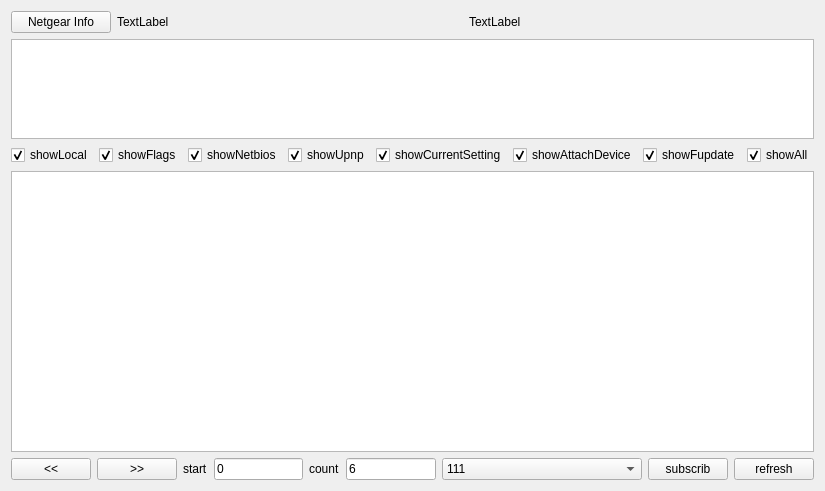
<?xml version="1.0" encoding="UTF-8"?>
<ui version="4.0">
 <class>TestTopologyForm</class>
 <widget class="QWidget" name="TestTopologyForm">
  <property name="geometry">
   <rect>
    <x>0</x>
    <y>0</y>
    <width>777</width>
    <height>491</height>
   </rect>
  </property>
  <property name="windowTitle">
   <string>Form</string>
  </property>
  <layout class="QVBoxLayout" name="verticalLayout">
   <item>
    <layout class="QHBoxLayout" name="horizontalLayout">
     <item>
      <widget class="QPushButton" name="but_netgearinfo">
       <property name="maximumSize">
        <size>
         <width>100</width>
         <height>16777215</height>
        </size>
       </property>
       <property name="text">
        <string>Netgear Info</string>
       </property>
      </widget>
     </item>
     <item>
      <widget class="QLabel" name="lab_count">
       <property name="text">
        <string>TextLabel</string>
       </property>
      </widget>
     </item>
     <item>
      <widget class="QLabel" name="lab_gateway">
       <property name="text">
        <string>TextLabel</string>
       </property>
      </widget>
     </item>
    </layout>
   </item>
   <item>
    <widget class="QTextBrowser" name="textBrowser">
     <property name="maximumSize">
      <size>
       <width>16777215</width>
       <height>100</height>
      </size>
     </property>
    </widget>
   </item>
   <item>
    <layout class="QHBoxLayout" name="horizontalLayout_3">
     <item>
      <widget class="QCheckBox" name="checkBox_local">
       <property name="text">
        <string>showLocal</string>
       </property>
       <property name="checked">
        <bool>true</bool>
       </property>
      </widget>
     </item>
     <item>
      <widget class="QCheckBox" name="checkBox_flags">
       <property name="text">
        <string>showFlags</string>
       </property>
       <property name="checked">
        <bool>true</bool>
       </property>
      </widget>
     </item>
     <item>
      <widget class="QCheckBox" name="checkBox_netbios">
       <property name="text">
        <string>showNetbios</string>
       </property>
       <property name="checked">
        <bool>true</bool>
       </property>
      </widget>
     </item>
     <item>
      <widget class="QCheckBox" name="checkBox_upnp">
       <property name="text">
        <string>showUpnp</string>
       </property>
       <property name="checked">
        <bool>true</bool>
       </property>
      </widget>
     </item>
     <item>
      <widget class="QCheckBox" name="checkBox_currentsetting">
       <property name="text">
        <string>showCurrentSetting</string>
       </property>
       <property name="checked">
        <bool>true</bool>
       </property>
      </widget>
     </item>
     <item>
      <widget class="QCheckBox" name="checkBox_attachdevice">
       <property name="text">
        <string>showAttachDevice</string>
       </property>
       <property name="checked">
        <bool>true</bool>
       </property>
      </widget>
     </item>
     <item>
      <spacer name="horizontalSpacer">
       <property name="orientation">
        <enum>Qt::Horizontal</enum>
       </property>
       <property name="sizeHint" stdset="0">
        <size>
         <width>40</width>
         <height>20</height>
        </size>
       </property>
      </spacer>
     </item>
     <item>
      <widget class="QCheckBox" name="checkBox_fupdate">
       <property name="text">
        <string>showFupdate</string>
       </property>
       <property name="checked">
        <bool>true</bool>
       </property>
      </widget>
     </item>
     <item>
      <widget class="QCheckBox" name="checkBox_all">
       <property name="text">
        <string>showAll</string>
       </property>
       <property name="checked">
        <bool>true</bool>
       </property>
      </widget>
     </item>
    </layout>
   </item>
   <item>
    <widget class="QTableWidget" name="tableWidget"/>
   </item>
   <item>
    <layout class="QHBoxLayout" name="horizontalLayout_2">
     <item>
      <widget class="QPushButton" name="but_last">
       <property name="text">
        <string>&lt;&lt;</string>
       </property>
      </widget>
     </item>
     <item>
      <widget class="QPushButton" name="but_next">
       <property name="text">
        <string>&gt;&gt;</string>
       </property>
      </widget>
     </item>
     <item>
      <widget class="QLabel" name="label_2">
       <property name="text">
        <string>start</string>
       </property>
      </widget>
     </item>
     <item>
      <widget class="QLineEdit" name="edt_start">
       <property name="inputMethodHints">
        <set>Qt::ImhDigitsOnly</set>
       </property>
       <property name="text">
        <string>0</string>
       </property>
      </widget>
     </item>
     <item>
      <widget class="QLabel" name="label">
       <property name="text">
        <string>count</string>
       </property>
      </widget>
     </item>
     <item>
      <widget class="QLineEdit" name="edt_count">
       <property name="inputMethodHints">
        <set>Qt::ImhDigitsOnly</set>
       </property>
       <property name="text">
        <string>6</string>
       </property>
      </widget>
     </item>
     <item>
      <widget class="QComboBox" name="comboBox">
       <property name="minimumSize">
        <size>
         <width>200</width>
         <height>0</height>
        </size>
       </property>
       <item>
        <property name="text">
         <string>111</string>
        </property>
       </item>
      </widget>
     </item>
     <item>
      <widget class="QPushButton" name="pushButton">
       <property name="text">
        <string>subscrib</string>
       </property>
      </widget>
     </item>
     <item>
      <widget class="QPushButton" name="pushButton_refresh">
       <property name="text">
        <string>refresh</string>
       </property>
      </widget>
     </item>
    </layout>
   </item>
  </layout>
 </widget>
 <resources/>
 <connections>
  <connection>
   <sender>checkBox_all</sender>
   <signal>clicked(bool)</signal>
   <receiver>checkBox_attachdevice</receiver>
   <slot>setChecked(bool)</slot>
   <hints>
    <hint type="sourcelabel">
     <x>657</x>
     <y>186</y>
    </hint>
    <hint type="destinationlabel">
     <x>581</x>
     <y>186</y>
    </hint>
   </hints>
  </connection>
  <connection>
   <sender>checkBox_all</sender>
   <signal>clicked(bool)</signal>
   <receiver>checkBox_currentsetting</receiver>
   <slot>setChecked(bool)</slot>
   <hints>
    <hint type="sourcelabel">
     <x>657</x>
     <y>186</y>
    </hint>
    <hint type="destinationlabel">
     <x>483</x>
     <y>186</y>
    </hint>
   </hints>
  </connection>
  <connection>
   <sender>checkBox_all</sender>
   <signal>clicked(bool)</signal>
   <receiver>checkBox_upnp</receiver>
   <slot>setChecked(bool)</slot>
   <hints>
    <hint type="sourcelabel">
     <x>657</x>
     <y>186</y>
    </hint>
    <hint type="destinationlabel">
     <x>385</x>
     <y>186</y>
    </hint>
   </hints>
  </connection>
  <connection>
   <sender>checkBox_all</sender>
   <signal>clicked(bool)</signal>
   <receiver>checkBox_netbios</receiver>
   <slot>setChecked(bool)</slot>
   <hints>
    <hint type="sourcelabel">
     <x>657</x>
     <y>186</y>
    </hint>
    <hint type="destinationlabel">
     <x>292</x>
     <y>186</y>
    </hint>
   </hints>
  </connection>
  <connection>
   <sender>checkBox_all</sender>
   <signal>clicked(bool)</signal>
   <receiver>checkBox_flags</receiver>
   <slot>setChecked(bool)</slot>
   <hints>
    <hint type="sourcelabel">
     <x>657</x>
     <y>186</y>
    </hint>
    <hint type="destinationlabel">
     <x>194</x>
     <y>186</y>
    </hint>
   </hints>
  </connection>
  <connection>
   <sender>checkBox_all</sender>
   <signal>clicked(bool)</signal>
   <receiver>checkBox_local</receiver>
   <slot>setChecked(bool)</slot>
   <hints>
    <hint type="sourcelabel">
     <x>657</x>
     <y>186</y>
    </hint>
    <hint type="destinationlabel">
     <x>57</x>
     <y>186</y>
    </hint>
   </hints>
  </connection>
  <connection>
   <sender>checkBox_all</sender>
   <signal>clicked(bool)</signal>
   <receiver>checkBox_fupdate</receiver>
   <slot>setChecked(bool)</slot>
   <hints>
    <hint type="sourcelabel">
     <x>628</x>
     <y>173</y>
    </hint>
    <hint type="destinationlabel">
     <x>692</x>
     <y>175</y>
    </hint>
   </hints>
  </connection>
 </connections>
</ui>
